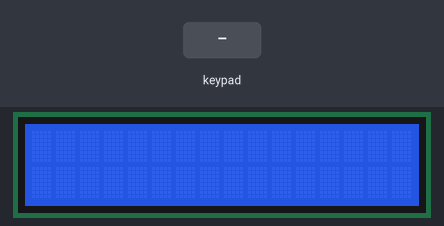
Recording of a sketch running on a simulated Arduino Mega 2560, built with avr-gcc and run on an emulated ATmega2560. On the bench: 16×2 character LCD. Inputs (shaded band) come from the test bench. What the sketch prints to the serial monitor is not drawn.

Above: at 1.2 s.
1.3 s: keypad keys 3 0 3 2 3 4 3 6 # pressed 0.4 s apart
At 5.0 s:
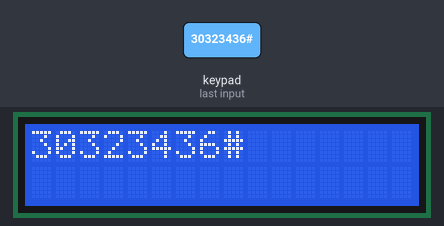
6.4 s: key 'B' pressed
At 7.6 s:
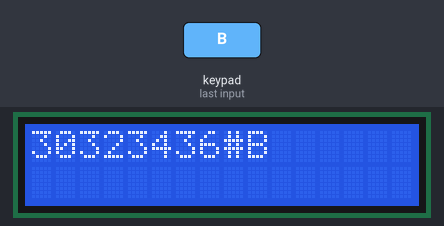
7.9 s: key 'C' pressed
At 8.8 s:
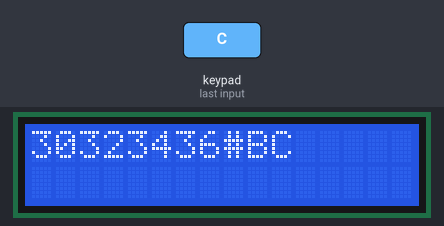
9.4 s: key '*' pressed
At 9.9 s:
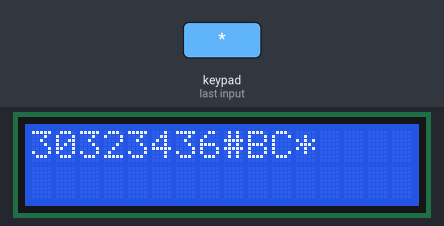
10.9 s: key 'D' pressed
At 12.1 s:
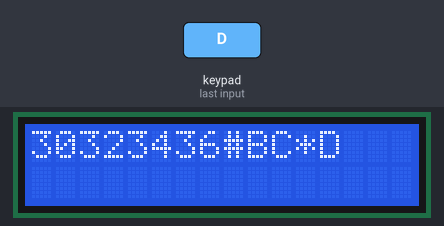
12.4 s: key '#' pressed
At 13.3 s:
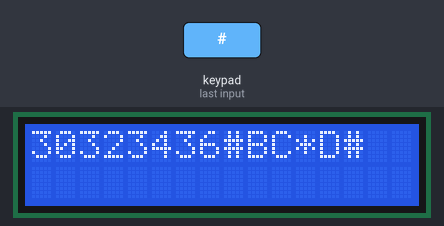
Timing chart, 0 to 14.9 s (numbered marks = the images above; inputs shaded):
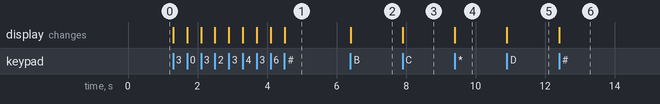

Measured:
- after the input at 1.3 s, the display: first changes at once (image 1 shows a later state)
- after the input at 6.4 s, the display: changes at once (image 2)
- after the input at 7.9 s, the display: changes at once (image 3)
- after the input at 9.4 s, the display: changes at once (image 4)
- after the input at 10.9 s, the display: changes at once (image 5)
- after the input at 12.4 s, the display: changes at once (image 6)

The sketch:

keypad.ino
```cpp
#include <Keypad.h>
#include <LiquidCrystal.h>

/*
 *        _                       _              _
 *       /  \       _  __        | |            |_|
 *      / /\ \     | |/ _|    ___| |    _   _    _    ____       ___
 *     / /__\ \    |  /      / _   |   | | | |  | |  |  _  \   /  _  \
 *    / ______ \   | |      | |_|  |   | |_| |  | |  | | | |  |  |_|  |     PARTH.D
 *   /_/      \_\  |_|       \_____|   \_____|  |_|  |_| |_|   \ ___ /
 *
 */

LiquidCrystal lcd(8,9,10,11,12,13);

char hexakeys[4][4] = {
  {'1','2','3','A'},
  {'4','5','6','B'},
  {'7','8','9','C'},
  {'*','0','#','D'}
  };

byte rowPins[4] = {30,32,34,36};
byte colPins[4] = {38,40,42,44};

Keypad customKeypad = Keypad(makeKeymap(hexakeys),rowPins,colPins,4,4);

void setup() {
  lcd.begin(16,2);
  Serial.begin(9600);

}

void loop() {
    lcd.setCursor(0,0);

    for(int i=0;i<16;++i)
      lcd.print(' ');

     lcd.setCursor(0,0);

    int i=0;
    Serial.println("int i=0");

    char c;

    do
     {
      c=customKeypad.getKey();

      if(c==NULL)
        continue;
      else if(c=='A')
        break;

      else
      {
        Serial.println(c);
        lcd.print(c);
        c=customKeypad.getKey();
        ++i;
      }
     }while(c!='A');
}
```
